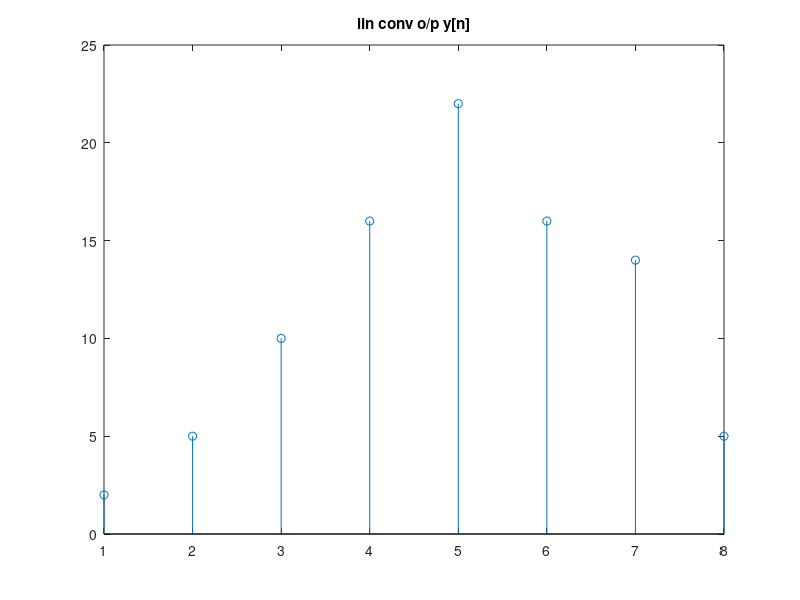

This chart was generated by the following MATLAB code:
%lin conv using fft
x1=[1 2 3 4 5];
x2=[2 1 2 1];
N=length(x1)+length(x2)-1;
X1=fft(x1,N);
X2=fft(x2,N);
y=X1.*X2;
yn=ifft(y,N);
disp('lin conv is yn= ');
disp(yn);

%verify
disp('o/p using conv');
yv=conv(x1,x2);
disp(yv);
stem(yn);
title('lin conv o/p y[n]');

